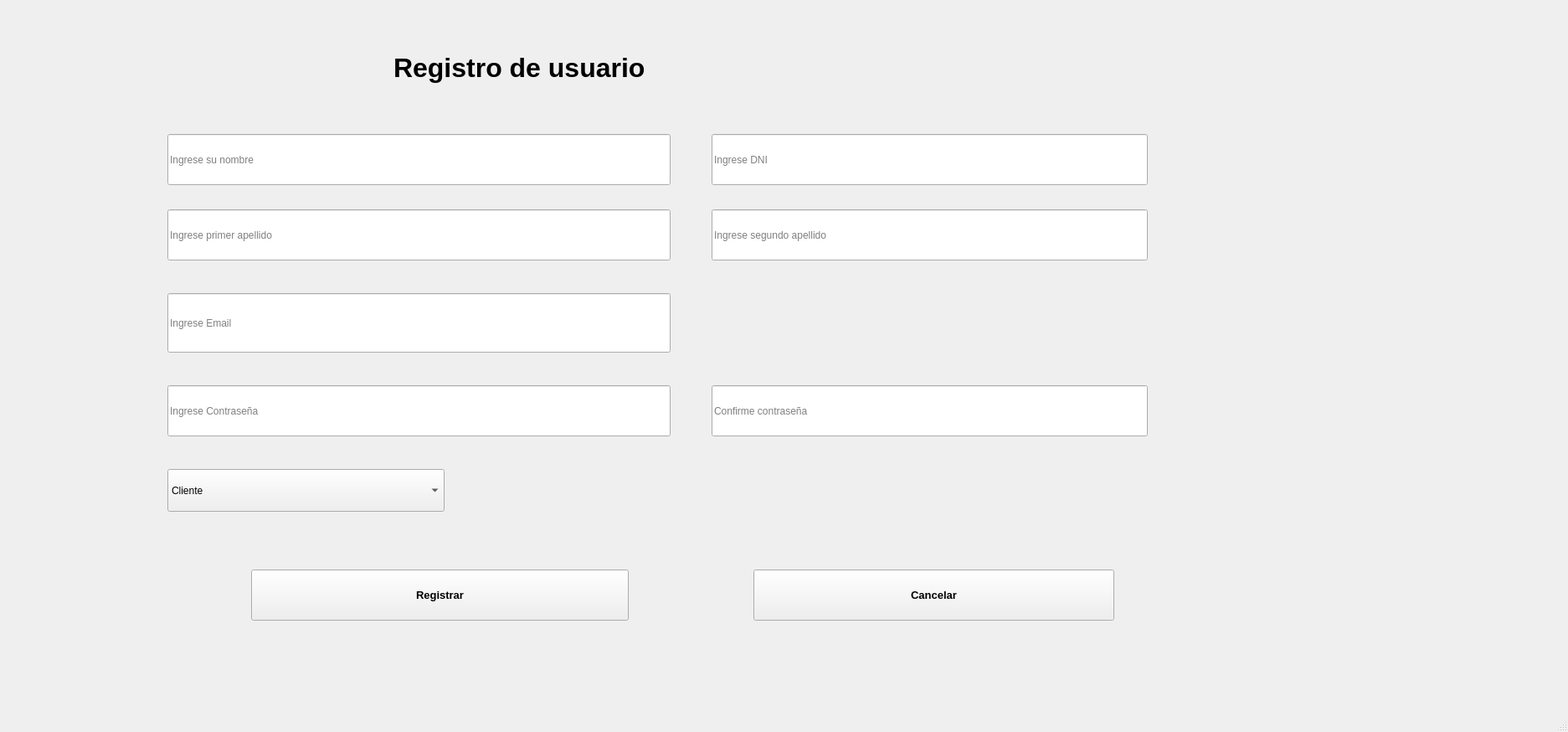
<?xml version="1.0" encoding="UTF-8"?>
<ui version="4.0">
 <class>MainWindow</class>
 <widget class="QMainWindow" name="MainWindow">
  <property name="geometry">
   <rect>
    <x>0</x>
    <y>0</y>
    <width>1873</width>
    <height>874</height>
   </rect>
  </property>
  <property name="windowTitle">
   <string>MainWindow</string>
  </property>
  <widget class="QWidget" name="centralwidget">
   <widget class="QLabel" name="lbltitulo">
    <property name="geometry">
     <rect>
      <x>470</x>
      <y>30</y>
      <width>451</width>
      <height>101</height>
     </rect>
    </property>
    <property name="minimumSize">
     <size>
      <width>20</width>
      <height>0</height>
     </size>
    </property>
    <property name="font">
     <font>
      <family>Segoe UI</family>
      <pointsize>24</pointsize>
      <weight>75</weight>
      <bold>true</bold>
     </font>
    </property>
    <property name="text">
     <string>Registro de usuario</string>
    </property>
   </widget>
   <widget class="QLineEdit" name="txtNombre">
    <property name="geometry">
     <rect>
      <x>200</x>
      <y>160</y>
      <width>601</width>
      <height>61</height>
     </rect>
    </property>
    <property name="placeholderText">
     <string>Ingrese su nombre</string>
    </property>
   </widget>
   <widget class="QLineEdit" name="txtApellido1">
    <property name="geometry">
     <rect>
      <x>200</x>
      <y>250</y>
      <width>601</width>
      <height>61</height>
     </rect>
    </property>
    <property name="placeholderText">
     <string>Ingrese primer apellido</string>
    </property>
   </widget>
   <widget class="QLineEdit" name="txtApellido2">
    <property name="geometry">
     <rect>
      <x>850</x>
      <y>250</y>
      <width>521</width>
      <height>61</height>
     </rect>
    </property>
    <property name="placeholderText">
     <string>Ingrese segundo apellido</string>
    </property>
   </widget>
   <widget class="QLineEdit" name="txtDNI">
    <property name="geometry">
     <rect>
      <x>850</x>
      <y>160</y>
      <width>521</width>
      <height>61</height>
     </rect>
    </property>
    <property name="placeholderText">
     <string>Ingrese DNI</string>
    </property>
   </widget>
   <widget class="QLineEdit" name="txtEmail">
    <property name="geometry">
     <rect>
      <x>200</x>
      <y>350</y>
      <width>601</width>
      <height>71</height>
     </rect>
    </property>
    <property name="placeholderText">
     <string>Ingrese Email</string>
    </property>
   </widget>
   <widget class="QLineEdit" name="txtPassword">
    <property name="geometry">
     <rect>
      <x>200</x>
      <y>460</y>
      <width>601</width>
      <height>61</height>
     </rect>
    </property>
    <property name="echoMode">
     <enum>QLineEdit::Password</enum>
    </property>
    <property name="placeholderText">
     <string>Ingrese Contraseña</string>
    </property>
   </widget>
   <widget class="QComboBox" name="cmbRol">
    <property name="geometry">
     <rect>
      <x>200</x>
      <y>560</y>
      <width>331</width>
      <height>51</height>
     </rect>
    </property>
    <property name="sizeAdjustPolicy">
     <enum>QComboBox::AdjustToMinimumContentsLengthWithIcon</enum>
    </property>
    <property name="placeholderText">
     <string/>
    </property>
    <item>
     <property name="text">
      <string>Cliente</string>
     </property>
    </item>
    <item>
     <property name="text">
      <string>Recepcionista</string>
     </property>
    </item>
    <item>
     <property name="text">
      <string>Mecánico</string>
     </property>
    </item>
   </widget>
   <widget class="QPushButton" name="btnRegistrar">
    <property name="geometry">
     <rect>
      <x>300</x>
      <y>680</y>
      <width>451</width>
      <height>61</height>
     </rect>
    </property>
    <property name="font">
     <font>
      <family>Segoe UI</family>
      <pointsize>10</pointsize>
      <weight>75</weight>
      <bold>true</bold>
     </font>
    </property>
    <property name="text">
     <string>Registrar</string>
    </property>
   </widget>
   <widget class="QLineEdit" name="txtConfirmPassword">
    <property name="geometry">
     <rect>
      <x>850</x>
      <y>460</y>
      <width>521</width>
      <height>61</height>
     </rect>
    </property>
    <property name="echoMode">
     <enum>QLineEdit::Password</enum>
    </property>
    <property name="placeholderText">
     <string>Confirme contraseña</string>
    </property>
   </widget>
   <widget class="QPushButton" name="btnCancelar">
    <property name="geometry">
     <rect>
      <x>900</x>
      <y>680</y>
      <width>431</width>
      <height>61</height>
     </rect>
    </property>
    <property name="font">
     <font>
      <family>Segoe UI</family>
      <pointsize>10</pointsize>
      <weight>75</weight>
      <bold>true</bold>
     </font>
    </property>
    <property name="text">
     <string>Cancelar</string>
    </property>
   </widget>
   <widget class="QWidget" name="imagen" native="true">
    <property name="geometry">
     <rect>
      <x>1450</x>
      <y>50</y>
      <width>411</width>
      <height>651</height>
     </rect>
    </property>
   </widget>
  </widget>
  <widget class="QMenuBar" name="menubar">
   <property name="geometry">
    <rect>
     <x>0</x>
     <y>0</y>
     <width>1873</width>
     <height>26</height>
    </rect>
   </property>
  </widget>
  <widget class="QStatusBar" name="statusbar"/>
 </widget>
 <resources/>
 <connections/>
</ui>
